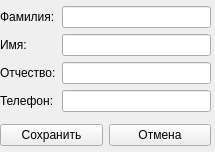
<?xml version="1.0" encoding="UTF-8"?>
<ui version="4.0">
 <class>MainWindow</class>
 <widget class="QMainWindow" name="MainWindow">
  <property name="windowModality">
   <enum>Qt::WindowModal</enum>
  </property>
  <property name="geometry">
   <rect>
    <x>0</x>
    <y>0</y>
    <width>215</width>
    <height>152</height>
   </rect>
  </property>
  <property name="minimumSize">
   <size>
    <width>208</width>
    <height>152</height>
   </size>
  </property>
  <property name="maximumSize">
   <size>
    <width>215</width>
    <height>152</height>
   </size>
  </property>
  <property name="contextMenuPolicy">
   <enum>Qt::NoContextMenu</enum>
  </property>
  <property name="windowTitle">
   <string>add/edit</string>
  </property>
  <widget class="QWidget" name="centralwidget">
   <widget class="QWidget" name="">
    <property name="geometry">
     <rect>
      <x>0</x>
      <y>0</y>
      <width>211</width>
      <height>152</height>
     </rect>
    </property>
    <layout class="QVBoxLayout" name="verticalLayout_3">
     <item>
      <layout class="QHBoxLayout" name="horizontalLayout_2">
       <item>
        <layout class="QVBoxLayout" name="verticalLayout_2">
         <item>
          <widget class="QLabel" name="label">
           <property name="text">
            <string>Фамилия:</string>
           </property>
          </widget>
         </item>
         <item>
          <widget class="QLabel" name="label_2">
           <property name="text">
            <string>Имя:</string>
           </property>
          </widget>
         </item>
         <item>
          <widget class="QLabel" name="label_3">
           <property name="text">
            <string>Отчество:</string>
           </property>
          </widget>
         </item>
         <item>
          <widget class="QLabel" name="label_4">
           <property name="text">
            <string>Телефон:</string>
           </property>
          </widget>
         </item>
        </layout>
       </item>
       <item>
        <layout class="QVBoxLayout" name="verticalLayout">
         <item>
          <widget class="QLineEdit" name="fam_edit"/>
         </item>
         <item>
          <widget class="QLineEdit" name="name_edit"/>
         </item>
         <item>
          <widget class="QLineEdit" name="otch_edit"/>
         </item>
         <item>
          <widget class="QLineEdit" name="phone_edit"/>
         </item>
        </layout>
       </item>
      </layout>
     </item>
     <item>
      <layout class="QHBoxLayout" name="horizontalLayout">
       <item>
        <widget class="QPushButton" name="save_button">
         <property name="text">
          <string>Сохранить</string>
         </property>
        </widget>
       </item>
       <item>
        <widget class="QPushButton" name="cancel_button">
         <property name="text">
          <string>Отмена</string>
         </property>
        </widget>
       </item>
      </layout>
     </item>
    </layout>
   </widget>
  </widget>
 </widget>
 <resources/>
 <connections/>
</ui>
